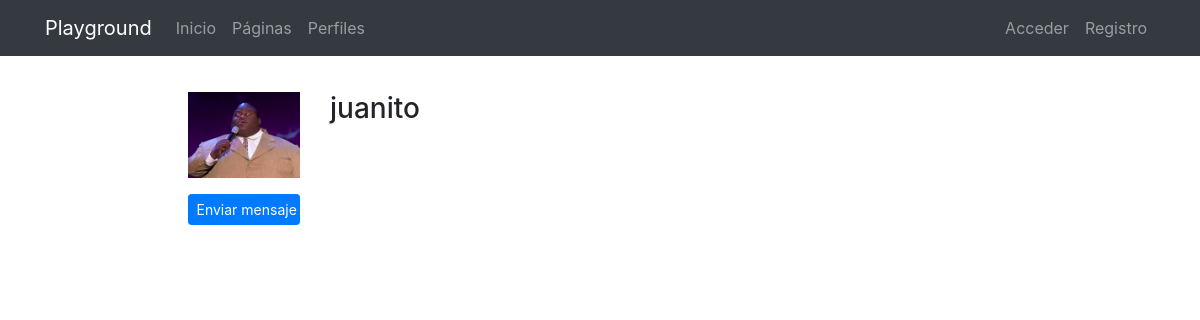
Page /profiles/juanito/ on the committed database.
### registration/models.py (models this page shows)
class Profile(models.Model):
    user = models.OneToOneField(User, on_delete=models.CASCADE)
    avatar = models.ImageField(upload_to=custom_upload_to, null=True, blank=True)
    bio = models.TextField(null=True, blank=True)
    link = models.URLField(max_length=200, null=True, blank=True)
    class Meta:
        ordering = ['user__username']

### profiles/views.py (the view)
# urls.py: path('<username>/', ProfileDetailView.as_view(), name='detail'),
class ProfileDetailView(DetailView):
    model = Profile
    template_name = 'profiles/profile_detail.html'
    def get_object(self):
        return get_object_or_404(Profile, user__username=self.kwargs['username'])

### profiles/templates/profiles/profile_detail.html (shortened to what this page needs)
{% extends 'core/base.html' %}
{% load static %}
{% block content %}
<main role="main">
  <div class="container">
    <div class="row mt-3">
      <div class="col-md-9 mx-auto mb-5">
        <form action="" method="post" enctype="multipart/form-data">{% csrf_token %}
          <div class="row">
            <div class="col-md-2">
              {% if profile.avatar %}
                <img src="{{profile.avatar.url}}" class="img-fluid">
              {% else %}
                <img src="{% static 'registration/img/no-avatar.jpg' %}" class="img-fluid">
              {% endif %}
              {% if request.user != profile.user %}
                <a href="{% url 'messenger:start' profile.user.username %}" class="btn btn-primary btn-sm btn-block mt-3">
                  Enviar mensaje
                </a>
              {% endif %}
            </div>
            <div class="col-md-10">
              <h3>{{profile.user}}</h3>
            </div>
          </div>
        </form>
      </div>
    </div>
  </div>
</main>
{% endblock %}

### core/static/core/css/main.css (style rules this page uses)
main { padding-top: 20px; }
:root { --jumbotron-padding-y: 3rem; }

### rows in the picture
Profile: avatar (picture), user "juanito"
